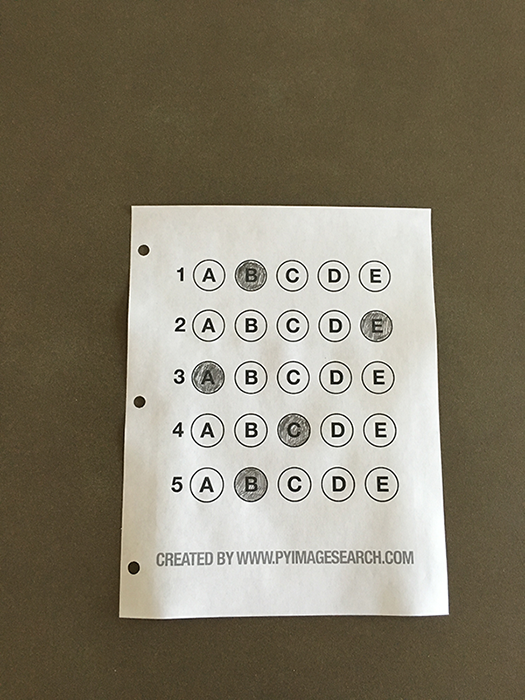
#> input picture Pyimages/Module1/images/test_01.png, 525 x 700 px
$ python TestGrade.py --image images/test_01.png
#> lines starting #> are read from the running program, lines starting #| are printed output that depends on the picture; after the words box and inside, x2 and y2 are one past the last pixel; in counts of white or black regions, pixels touching at a corner belong together
### Pyimages/Module1/OmrScanner1.py
import argparse
import cv2
import imutils
from imutils.perspective import four_point_transform
from imutils import contours
import numpy as np

ap=argparse.ArgumentParser()
ap.add_argument("-i","--image",required=True,help="Path To the Answer Sheet")
args=vars(ap.parse_args())
def crop(path):
#> called with path = 'images/test_01.png'
    image=cv2.imread(path)
#> image is the input picture: shape (700, 525, 3); mean B, G, R 104.7, 123.2, 130.7
    cv2.imshow("Original Image",image)
    (h,w)=image.shape[:2]
#> h = 700; w = 525
    Cy1=int(0.25*h)
#> Cy1 = 175
    Cy2=int(0.35*h)
#> Cy2 = 244
    Cx1=int(0.78*w)
#> Cx1 = 409
    Cx2=int(0.95*w)
#> Cx2 = 498
    image2=image[Cy1:Cy2,Cx1:Cx2]
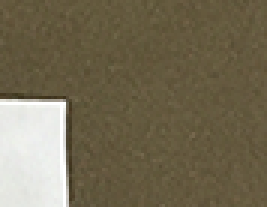
#> image2: shape (69, 89, 3) (shown 3 times larger); mean B, G, R 83.2, 106.7, 116.1
    cv2.imshow("Cropped Image",image2)
    #cv2.waitKey(0)
    r=image2.shape[0]*.75/image2.shape[0]
#> r = 0.75
    dim=(int(image2.shape[1]*r),int(image2.shape[0]*.75))
#> dim = (66, 51)
    image3=cv2.resize(image2,dim,interpolation=cv2.INTER_AREA)
    cv2.imshow("Resized",image3)
    #cv2.waitKey(0)
    return image3

### Pyimages/Module1/perspective.py

# import the necessary packages
from scipy.spatial import distance as dist
import numpy as np
import cv2

def order_points(pts):
    # sort the points based on their x-coordinates
    xSorted = pts[np.argsort(pts[:, 0]), :]

    # grab the left-most and right-most points from the sorted
    # x-roodinate points
    leftMost = xSorted[:2, :]
    rightMost = xSorted[2:, :]

    # now, sort the left-most coordinates according to their
    # y-coordinates so we can grab the top-left and bottom-left
    # points, respectively
    leftMost = leftMost[np.argsort(leftMost[:, 1]), :]
    (tl, bl) = leftMost

    # now that we have the top-left coordinate, use it as an
    # anchor to calculate the Euclidean distance between the
    # top-left and right-most points; by the Pythagorean
    # theorem, the point with the largest distance will be
    # our bottom-right point
    D = dist.cdist(tl[np.newaxis], rightMost, "euclidean")[0]
    (br, tr) = rightMost[np.argsort(D)[::-1], :]

    # return the coordinates in top-left, top-right,
    # bottom-right, and bottom-left order
    return np.array([tl, tr, br, bl], dtype="float32")

def four_point_transform(image, pts):
    # obtain a consistent order of the points and unpack them
    # individually
    rect = order_points(pts)
    (tl, tr, br, bl) = rect

    # compute the width of the new image, which will be the
    # maximum distance between bottom-right and bottom-left
    # x-coordiates or the top-right and top-left x-coordinates
    widthA = np.sqrt(((br[0] - bl[0]) ** 2) + ((br[1] - bl[1]) ** 2))
    widthB = np.sqrt(((tr[0] - tl[0]) ** 2) + ((tr[1] - tl[1]) ** 2))
    maxWidth = max(int(widthA), int(widthB))

    # compute the height of the new image, which will be the
    # maximum distance between the top-right and bottom-right
    # y-coordinates or the top-left and bottom-left y-coordinates
    heightA = np.sqrt(((tr[0] - br[0]) ** 2) + ((tr[1] - br[1]) ** 2))
    heightB = np.sqrt(((tl[0] - bl[0]) ** 2) + ((tl[1] - bl[1]) ** 2))
    maxHeight = max(int(heightA), int(heightB))

    # now that we have the dimensions of the new image, construct
    # the set of destination points to obtain a "birds eye view",
    # (i.e. top-down view) of the image, again specifying points
    # in the top-left, top-right, bottom-right, and bottom-left
    # order
    dst = np.array([
        [0, 0],
        [maxWidth - 1, 0],
        [maxWidth - 1, maxHeight - 1],
        [0, maxHeight - 1]], dtype="float32")

    # compute the perspective transform matrix and then apply it
    M = cv2.getPerspectiveTransform(rect, dst)
    warped = cv2.warpPerspective(image, M, (maxWidth, maxHeight))

    # return the warped image
    return warped

### Pyimages/Module1/TestGrade.py
# USAGE
# python test_grader.py --image images/test_01.png

# import the necessary packages


#from imutils.perspective import four_point_transform as four_point_transform
from imutils import contours
import numpy as np
import argparse
import imutils
import cv2
from perspective import four_point_transform
import OmrScanner1 as om

# construct the argument parse and parse the arguments
ap = argparse.ArgumentParser()
ap.add_argument("-i", "--image", required=True,help="path to the input image")
args = vars(ap.parse_args())

# define the answer key which maps the question number
# to the correct answer
ANSWER_KEY = {0: 1, 1: 4, 2: 0, 3: 3, 4: 1}

# load the image, convert it to grayscale, blur it
# slightly, then find edges

#image = cv2.imread(args["image"])
image = om.crop(args["image"])
gray = cv2.cvtColor(image, cv2.COLOR_BGR2GRAY)
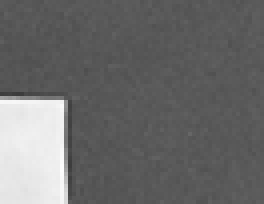
#> gray: shape (51, 66) (shown 4 times larger); min 59, max 253, mean 106.9
#*******************************************************************************************************************
cv2.imshow("GreyScale",gray)

blurred = cv2.GaussianBlur(gray, (5, 5), 0)
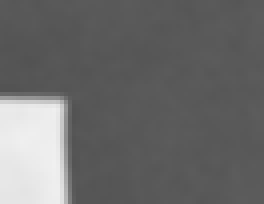
#> blurred: shape (51, 66) (shown 4 times larger); min 83, max 240, mean 106.9
#*******************************************************************************************************************
cv2.imshow("Blurred",blurred)

edged = cv2.Canny(blurred, 75, 200)
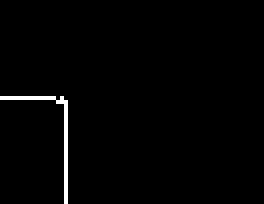
#> edged: shape (51, 66) (shown 4 times larger); 1.3% white in thin lines or dots, all inside (x1, y1, x2, y2) = (0, 24, 17, 51)
#*******************************************************************************************************************
cv2.imshow("Edged",edged)
# find contours in the edge map, then initialize
# the contour that corresponds to the document
cnts = cv2.findContours(edged.copy(), cv2.RETR_EXTERNAL,cv2.CHAIN_APPROX_SIMPLE)
#> cnts = 1 contour, all with area under 20
cnts = imutils.grab_contours(cnts)
docCnt = None

# ensure that at least one contour was found
if len(cnts) > 0:
	# sort the contours according to their size in
	# descending order
	cnts = sorted(cnts, key=cv2.contourArea, reverse=True)

	# loop over the sorted contours
	for c in cnts:
		# approximate the contour
		peri = cv2.arcLength(c, True)
		approx = cv2.approxPolyDP(c, 0.02 * peri, True)

		# if our approximated contour has four points,
		# then we can assume we have found the paper
		if len(approx) == 4:
			docCnt = approx
			break
#> this loop made 1 pass
#> (peri, docCnt) on pass 1: (83.07, [[0, 24], [16, 26], [16, 50], [16, 25]])

# apply a four point perspective transform to both the
# original image and grayscale image to obtain a top-down
# birds eye view of the pape
paper = four_point_transform(image, docCnt.reshape(4, 2))
#> in order_points, `xSorted = pts[np.argsort(pts[:, 0]), :]`: xSorted = [[0, 24], [16, 26], [16, 50], [16, 25]]
#> in order_points, `leftMost = xSorted[:2, :]`: leftMost = [[0, 24], [16, 26]]
#> in order_points, `rightMost = xSorted[2:, :]`: rightMost = [[16, 50], [16, 25]]
#> in order_points, `(tl, bl) = leftMost`: tl = [0, 24]; bl = [16, 26]
#> in order_points, `D = dist.cdist(tl[np.newaxis], rightMost, "euclidean")[0]`: D = [30.53, 16.03]
#> in order_points, `(br, tr) = rightMost[np.argsort(D)[::-1], :]`: br = [16, 50]; tr = [16, 25]
#> in four_point_transform, `rect = order_points(pts)`: rect = [[0, 24], [16, 25], [16, 50], [16, 26]]
#> in four_point_transform, `(tl, tr, br, bl) = rect`: tl = [0, 24]; tr = [16, 25]; br = [16, 50]; bl = [16, 26]
#> in four_point_transform, `widthA = np.sqrt(((br[0] - bl[0]) ** 2) + ((br[1] - bl[1]) ** 2))`: widthA = 24
#> in four_point_transform, `widthB = np.sqrt(((tr[0] - tl[0]) ** 2) + ((tr[1] - tl[1]) ** 2))`: widthB = 16.03
#> in four_point_transform, `maxWidth = max(int(widthA), int(widthB))`: maxWidth = 24
#> in four_point_transform, `heightA = np.sqrt(((tr[0] - br[0]) ** 2) + ((tr[1] - br[1]) ** 2))`: heightA = 25
#> in four_point_transform, `heightB = np.sqrt(((tl[0] - bl[0]) ** 2) + ((tl[1] - bl[1]) ** 2))`: heightB = 16.12
#> in four_point_transform, `maxHeight = max(int(heightA), int(heightB))`: maxHeight = 25
#> in four_point_transform, `dst = np.array([ [0, 0], [maxWidth - 1, 0], [maxWidth - 1, maxHeight -..`: dst = [[0, 0], [23, 0], [23, 24], [0, 24]]
#> in four_point_transform, `M = cv2.getPerspectiveTransform(rect, dst)`: M = [[2.22e-16, -3.55e-15, 8.53e-14], [2.41e-16, -3.72e-15, 8.91e-14], [-0.0625, -1.54e-16, 1]]
#> in four_point_transform, `warped = cv2.warpPerspective(image, M, (maxWidth, maxHeight))`:
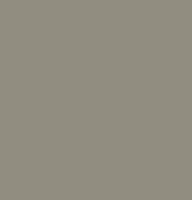
#> warped: shape (25, 24, 3) (shown 8 times larger); mean B, G, R 128, 141, 145
warped = four_point_transform(gray, docCnt.reshape(4, 2))
#> in four_point_transform (call 2), `warped = cv2.warpPerspective(image, M, (maxWidth, maxHeight))`: warped: shape (25, 24); every value is 141
#*******************************************************************************************************************
cv2.imshow("fourPointTransformed",paper)
cv2.imshow("Wrapped",warped)

# apply Otsu's thresholding method to binarize the warped
# piece of paper
thresh = cv2.threshold(warped, 0, 255,cv2.THRESH_BINARY_INV | cv2.THRESH_OTSU)[1]
#> thresh: shape (25, 24); every value is 0
#*******************************************************************************************************************
cv2.imshow("Threshold Applied",thresh)
# find contours in the thresholded image, then initialize
# the list of contours that correspond to questions
cnts = cv2.findContours(thresh.copy(), cv2.RETR_EXTERNAL,cv2.CHAIN_APPROX_SIMPLE)
#> cnts = 0 contours
cnts = imutils.grab_contours(cnts)
#> cnts = []
questionCnts = []

# loop over the contours
for c in cnts:
	# compute the bounding box of the contour, then use the
	# bounding box to derive the aspect ratio
	(x, y, w, h) = cv2.boundingRect(c)
	ar = w / float(h)
	print(c, x, y, w, h)
	print(ar)

	# in order to label the contour as a question, region
	# should be sufficiently wide, sufficiently tall, and
	# have an aspect ratio approximately equal to 1
	#*****************************************************************************
	#if w >= 20 and h >= 20 and ar >= 0.9 and ar <= 1.1:
	if w >= 1 and h >= 1 and ar >= 0.1 and ar <= 5:
		questionCnts.append(c)
	else:
		print("Not Appended")
#> this loop made 0 passes
#> after the loop, questionCnts = []


# sort the question contours top-to-bottom, then initialize
# the total number of correct answers
print(questionCnts)
#> (the run stopped early here; a loop or call above may not have finished)

$ run again, with Pyimages/Module1/images/test_02.png copied over Pyimages/Module1/images/test_01.png
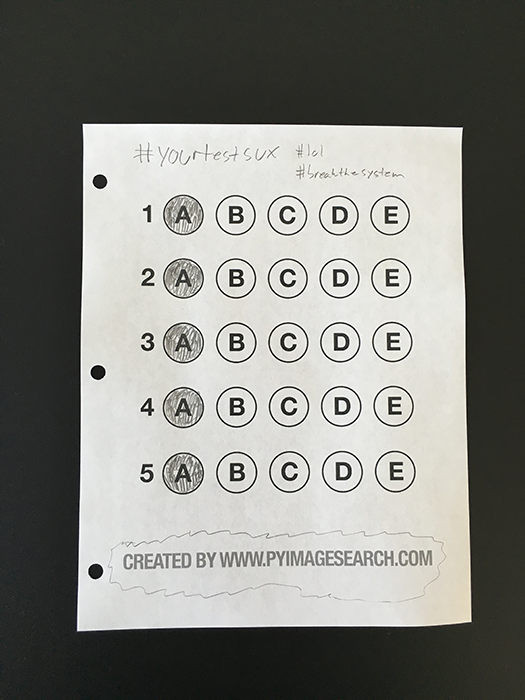
#> input picture Pyimages/Module1/images/test_02.png, 525 x 700 px
#> in crop, image is the input picture: shape (700, 525, 3); mean B, G, R 126.6, 131.7, 131.1
#> in crop, `image2=image[Cy1:Cy2,Cx1:Cx2]`:
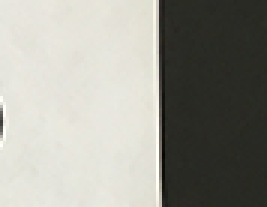
#> image2: shape (69, 89, 3) (shown 3 times larger); mean B, G, R 145.3, 153.2, 153.8
#> `edged = cv2.Canny(blurred, 75, 200)`:
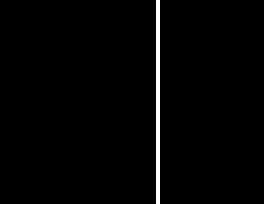
#> edged: shape (51, 66) (shown 4 times larger); 1.5% white in thin lines or dots, all inside (x1, y1, x2, y2) = (39, 0, 40, 51)
#> `cnts = cv2.findContours(edged.copy(), cv2.RETR_EXTERNAL,cv2.CHAIN_APPR..`: cnts = 1 contour, all with area under 20
#> `cnts = imutils.grab_contours(cnts)`: cnts = [[[39, 0], [39, 50]]]
#> the loop `for c in cnts:` made 1 pass
#> (peri, approx) on pass 1: (100, [[39, 0], [39, 50]])

$ run again, with Pyimages/Module1/images/test_03.png copied over Pyimages/Module1/images/test_01.png
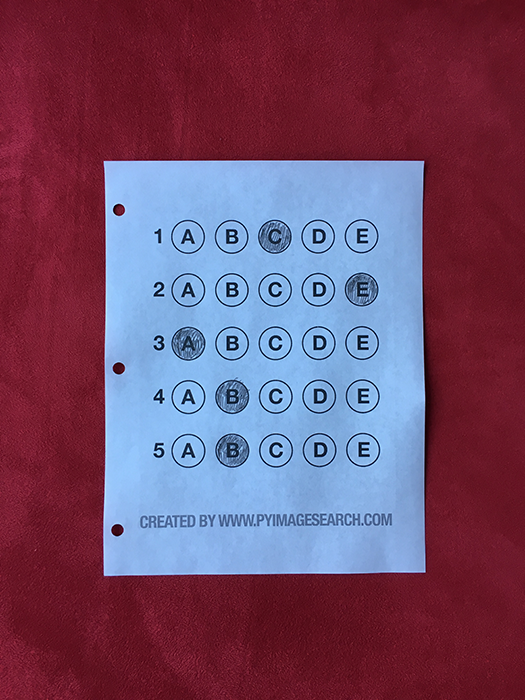
#> input picture Pyimages/Module1/images/test_03.png, 525 x 700 px
#> in crop, image is the input picture: shape (700, 525, 3); mean B, G, R 104.9, 76.2, 114.9
#> in crop, `image2=image[Cy1:Cy2,Cx1:Cx2]`:
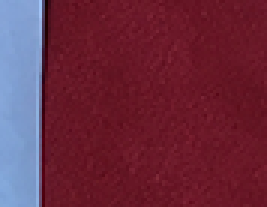
#> image2: shape (69, 89, 3) (shown 3 times larger); mean B, G, R 63.9, 43.8, 107.1
#> `edged = cv2.Canny(blurred, 75, 200)`:
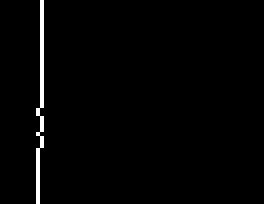
#> edged: shape (51, 66) (shown 4 times larger); 1.5% white in thin lines or dots, all inside (x1, y1, x2, y2) = (9, 0, 11, 51)
#> cnts = 1 contour, all with area under 20
#> the loop `for c in cnts:` made 1 pass
#> (peri, approx) on pass 1: (104.1, [[10, 0], [9, 50]])
